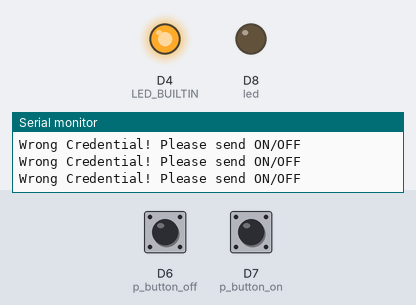
The sketch below on a simulated ESP8266 (NodeMCU). Parts: output pins drawn as LEDs (lit = HIGH, except the on-board LED, lit = LOW), the last lines printed to the serial monitor. The test bench sets the inputs (shaded band); at power-on: D7 (p_button_on) HIGH, D6 (p_button_off) HIGH. WiFi joins after 1.5 s; servers stay silent unless stated; the Firebase database answers and starts empty.

Above: at 3.7 s.
3.8 s: D7 (p_button_on) pulled LOW for 0.15 s
At 5.6 s:
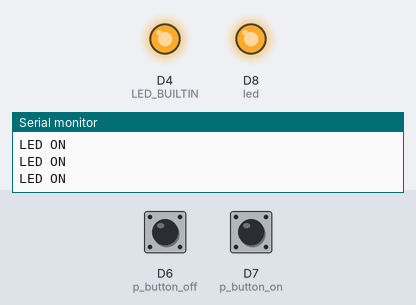
6.6 s: D6 (p_button_off) pulled LOW for 0.15 s
At 9.1 s:
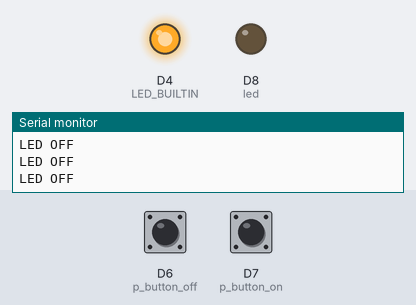
9.4 s: D7 (p_button_on) pulled LOW for 1 s
At 11.3 s:
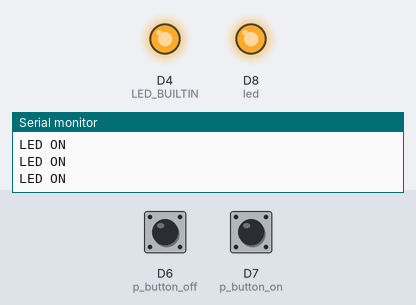
12.2 s: D6 (p_button_off) pulled LOW for 1 s
At 14.7 s:
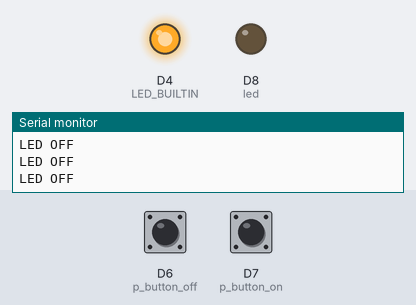
Timing chart, 0 to 16.0 s (numbered marks = the images above; inputs shaded):
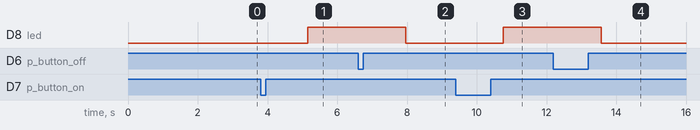

The sketch:

sketch_mar26b.ino
```cpp
#include <ESP8266WiFi.h>
#include <FirebaseArduino.h>

#define FIREBASE_HOST "basic-6a12f-default-rtdb.firebaseio.com"
#define FIREBASE_AUTH "NgYPIcvdfOw7tMdcueTt9UtZJUXpbCoeYlvibi9k"
#define WIFI_SSID "Rumah_Kita"
#define WIFI_PASSWORD "Tukuodewerek99"

String fireStatus = "";
int led = D8;

#define p_button_on D7
#define p_button_off D6
void setup()
{
  Serial.begin(9600);
  delay(1000);
  pinMode(LED_BUILTIN, OUTPUT);
  pinMode(led, OUTPUT);
  WiFi.begin(WIFI_SSID, WIFI_PASSWORD);
  Serial.print("Connecting to ");
  Serial.print(WIFI_SSID);
  while (WiFi.status() != WL_CONNECTED) {
    Serial.print(".");
    delay(500);
  }
  Serial.println();
  Serial.print("Connected to ");
  Serial.println(WIFI_SSID);
  Serial.print("IP Address is : ");
  Serial.println(WiFi.localIP());
  Firebase.begin(FIREBASE_HOST, FIREBASE_AUTH);


  pinMode(p_button_on, INPUT_PULLUP);
  pinMode(p_button_off, INPUT_PULLUP);
}

void loop() {


  fireStatus = Firebase.getString("LED_STATUS");
  if (fireStatus == "ON")
  {                                                          // compare the input of led status received from firebase
    Serial.println("LED ON");
    digitalWrite(led, HIGH);                                                          // make external led ON
  }
  else if (fireStatus == "OFF")
  {                                                  // compare the input of led status received from firebase
    Serial.println("LED OFF");
    digitalWrite(led, LOW);                                                        // make external led OFF
  }
  else {
    Serial.println("Wrong Credential! Please send ON/OFF");
  }

  if (digitalRead(p_button_on) == LOW)
  {
    Serial.println("PB ON");
    Firebase.setString("LED_STATUS", "ON");
    delay(1000);
  }

  if (digitalRead(p_button_off) == LOW)
  {
    Serial.println("PB OFF");
    Firebase.setString("LED_STATUS", "OFF");
    delay(1000);
  }

}
```

Measured:
- after the input at 3.8 s, D8 (led): LOW → HIGH after 1.4 s
- after the input at 6.6 s, D8 (led): HIGH → LOW after 1.4 s
- after the input at 9.4 s, D8 (led): LOW → HIGH after 1.4 s
- after the input at 12.2 s, D8 (led): HIGH → LOW after 1.4 s
